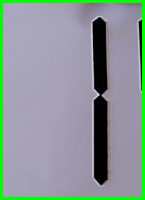
//> input picture example6/img/1.png, 145 x 200 px
$ ./main   (built with g++ and OpenCV 4)
//> lines starting //> are read from the running program, lines starting //| are printed output that depends on the picture; after the words box and inside, x2 and y2 are one past the last pixel; in counts of white or black regions, pixels touching at a corner belong together
#include "opencv2/opencv.hpp"
#include <stdio.h>
#include <vector>

using namespace cv;
using namespace std;

vector<Point> num1Templ;
vector<Point> num2Templ;
vector<Point> num3Templ;
vector<Point> num4Templ;
vector<Point> num5Templ;
vector<Point> num6Templ;
vector<Point> num7Templ;
vector<Point> num8Templ;
vector<Point> num9Templ;

struct Number
{
	public:
	vector<Point> templ;
	int num = -1;
	double level = 100.0;
};

vector<Number> Numbers;

//распознает знаки дор движения.
// [78 lines left out: functions signsDetector, numDetector, not called in this run]

void getTempl(vector<Point> &numVec, const char* file)
{
//> called with file = "../img/1.png"
	Mat frame = imread(file,1);
//> frame is the input picture: 200 rows x 145 cols, CV_8UC3; mean B, G, R 150.5, 151.1, 137.8
	int32_t r,g,b;
	uint8_t *row,*bin;

	Mat binary(frame.rows, frame.cols, CV_8UC1);

	for(int32_t rows=0;rows<frame.rows;rows++)
	{
		row = (uint8_t*)frame.ptr<uint8_t>(rows);
		bin = (uint8_t*)binary.ptr<uint8_t>(rows);
		for(int32_t col=0;col<frame.cols;col++)
		{
			b=row[col*3];g=row[col*3+1];r=row[col*3+2];
			if((b<=100 && abs(b-g)<25 && abs(b-r)<25 && abs(r-g)<25))
			{
				bin[col] = 255;
			}
			else
			{
				bin[col] = 0;
			}
		}
	}
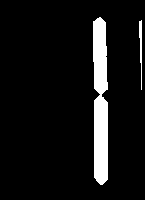
//> binary: 200 rows x 145 cols, CV_8UC1; 7.9% white; 2 white regions, box (x1, y1, x2, y2) and area: (93, 17, 108, 185) 2152, (139, 20, 142, 90) 129
//> after the loop, b = 0; g = 255; r = 0

	dilate(binary, binary, Mat(), Point(-1,-1));
	dilate(binary, binary, Mat(), Point(-1,-1));
//> binary: 200 rows x 145 cols, CV_8UC1; 11.7% white; 2 white regions

	vector<vector<Point> > contours;
	vector<Point> finCont;
	//findContours(binary, contours, RETR_LIST, CHAIN_APPROX_SIMPLE); CV_RETR_EXTERNAL
	findContours(binary, contours, CV_RETR_EXTERNAL, CHAIN_APPROX_SIMPLE);
//> contours = 2 contours; box (x1, y1, x2, y2) and area: (91, 15, 110, 187) 2765, (137, 18, 144, 92) 358

	double maxArea = 0;
	unsigned maxI = 0;
	for(unsigned i=0;i<contours.size();i++)
	{
		double area = fabs(contourArea(Mat(contours[i])));
		if(area>maxArea)
		{
			maxArea = area;
			maxI = i;
		}
	}
//> this loop made 2 passes
//> (area, maxArea) on passes 1 to 2: (358.5, 358.5), (2765, 2765)
//> after the loop, maxArea = 2765; maxI = 1

	//imshow("Test",frame);
	//waitKey();

	numVec = contours[maxI];
//> numVec = contour of 27 points, box (x1, y1, x2, y2) (91, 15, 110, 187), area 2765
}

int main(int argc, char** argv)
{
	Number n1; n1.num = 1;
	Number n2; n2.num = 2;
	Number n3; n3.num = 3;
	Number n4; n4.num = 4;
	Number n5; n5.num = 5;
	Number n6; n6.num = 6;
	Number n7; n7.num = 7;
	Number n8; n8.num = 8;
	Number n9; n9.num = 9;
	getTempl(n1.templ,"../img/1.png");
//> n1.templ has the same summary as numVec in getTempl
	getTempl(n2.templ,"../img/2.png");
//> call 2 of getTempl, with file = "../img/2.png"
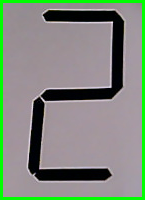
//> input picture example6/img/2.png, 145 x 200 px
//> in getTempl, frame is the input picture: 200 rows x 145 cols, CV_8UC3; mean B, G, R 124.9, 137.3, 128.3
//> after the loop in getTempl (call 2), `for(int32_t rows=0;rows<frame.rows;rows++)`: binary: 200 rows x 145 cols, CV_8UC1; 14% white; 2 white regions, box (x1, y1, x2, y2) and area: (41, 10, 124, 101) 2381, (28, 97, 112, 181) 1674
//> after the loop in getTempl (call 2), `for(int32_t rows=0;rows<frame.rows;rows++)`: b = 0; g = 255; r = 0
//> in getTempl (call 2), `dilate(binary, binary, Mat(), Point(-1,-1));`: binary: 200 rows x 145 cols, CV_8UC1; 19.8% white; 1 white region
//> in getTempl (call 2), `findContours(binary, contours, CV_RETR_EXTERNAL, CHAIN_APPROX_SIMPLE);`: contours = 1 contour; box (x1, y1, x2, y2) and area: (26, 8, 126, 183) 5364
//> the loop in getTempl (call 2), `for(unsigned i=0;i<contours.size();i++)` made 1 pass
//> (area, maxArea) on pass 1: (5363.5, 5363.5)
//> after the loop in getTempl (call 2), `for(unsigned i=0;i<contours.size();i++)`: maxArea = 5363.5; maxI = 0
//> in getTempl (call 2), `numVec = contours[maxI];`: numVec = contour of 95 points, box (x1, y1, x2, y2) (26, 8, 126, 183), area 5364
//> n2.templ has the same summary as numVec in getTempl
	getTempl(n3.templ,"../img/3.png");
//> call 3 of getTempl, with file = "../img/3.png"
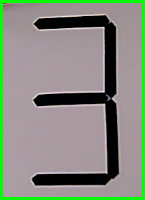
//> input picture example6/img/3.png, 145 x 200 px
//> in getTempl, frame is the input picture: 200 rows x 145 cols, CV_8UC3; mean B, G, R 126, 140, 132.5
//> after the loop in getTempl (call 3), `for(int32_t rows=0;rows<frame.rows;rows++)`: binary: 200 rows x 145 cols, CV_8UC1; 14.1% white; 2 white regions (1 under 20 px), largest, box (x1, y1, x2, y2) and area: (32, 16, 119, 186) 4094
//> after the loop in getTempl (call 3), `for(int32_t rows=0;rows<frame.rows;rows++)`: b = 0; g = 255; r = 0
//> in getTempl (call 3), `dilate(binary, binary, Mat(), Point(-1,-1));`: binary: 200 rows x 145 cols, CV_8UC1; 20% white; 2 white regions
//> in getTempl (call 3), `findContours(binary, contours, CV_RETR_EXTERNAL, CHAIN_APPROX_SIMPLE);`: contours = 2 contours; box (x1, y1, x2, y2) and area: (30, 14, 121, 188) 5388, (1, 1, 7, 6) 20
//> the loop in getTempl (call 3), `for(unsigned i=0;i<contours.size();i++)` made 2 passes
//> (area, maxArea) on pass 1: (5388.5, 5388.5)
//> area on pass 2: 20
//> after the loop in getTempl (call 3), `for(unsigned i=0;i<contours.size();i++)`: maxArea = 5388.5; maxI = 0
//> in getTempl (call 3), `numVec = contours[maxI];`: numVec = contour of 82 points, box (x1, y1, x2, y2) (30, 14, 121, 188), area 5388
//> n3.templ has the same summary as numVec in getTempl
	getTempl(n4.templ,"../img/4.png");
//> call 4 of getTempl, with file = "../img/4.png"
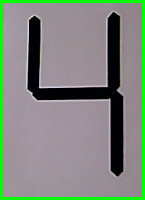
//> input picture example6/img/4.png, 145 x 200 px
//> in getTempl, frame is the input picture: 200 rows x 145 cols, CV_8UC3; mean B, G, R 124.5, 135.3, 126.3
//> after the loop in getTempl (call 4), `for(int32_t rows=0;rows<frame.rows;rows++)`: binary: 200 rows x 145 cols, CV_8UC1; 12.5% white; 1 white region, box (x1, y1, x2, y2) and area: (27, 12, 124, 176) 3614
//> in getTempl (call 4), `dilate(binary, binary, Mat(), Point(-1,-1));`: binary: 200 rows x 145 cols, CV_8UC1; 17.2% white; 1 white region, box (x1, y1, x2, y2) and area: (25, 10, 126, 178) 4994
//> the loop in getTempl (call 4), `for(unsigned i=0;i<contours.size();i++)` made 1 pass
	getTempl(n5.templ,"../img/5.png");
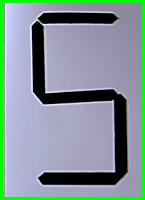
//> input picture example6/img/5.png, 145 x 200 px
//> in getTempl, frame is the input picture: 200 rows x 145 cols, CV_8UC3; mean B, G, R 151.7, 147.9, 130.5
//> after the loop in getTempl (call 5), `for(int32_t rows=0;rows<frame.rows;rows++)`: binary: 200 rows x 145 cols, CV_8UC1; 15% white; 2 white regions, box (x1, y1, x2, y2) and area: (32, 21, 128, 185) 3580, (38, 13, 119, 24) 761
//> in getTempl (call 5), `dilate(binary, binary, Mat(), Point(-1,-1));`: binary: 200 rows x 145 cols, CV_8UC1; 21.1% white; 1 white region, box (x1, y1, x2, y2) and area: (30, 11, 130, 187) 6105
//> the loop in getTempl (call 5), `for(unsigned i=0;i<contours.size();i++)` made 1 pass
	getTempl(n6.templ,"../img/6.png");
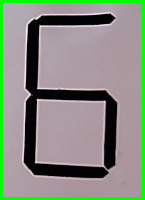
//> input picture example6/img/6.png, 145 x 200 px
//> in getTempl, frame is the input picture: 200 rows x 145 cols, CV_8UC3; mean B, G, R 128.8, 140.5, 135.6
//> after the loop in getTempl (call 6), `for(int32_t rows=0;rows<frame.rows;rows++)`: binary: 200 rows x 145 cols, CV_8UC1; 15.9% white; 1 white region, box (x1, y1, x2, y2) and area: (24, 14, 117, 178) 4607
//> in getTempl (call 6), `dilate(binary, binary, Mat(), Point(-1,-1));`:
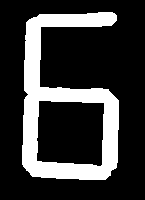
//> binary: 200 rows x 145 cols, CV_8UC1; 22.6% white; 1 white region, box (x1, y1, x2, y2) and area: (22, 12, 119, 180) 6568
//> the loop in getTempl (call 6), `for(unsigned i=0;i<contours.size();i++)` made 1 pass
	getTempl(n7.templ,"../img/7.png");
//> 7.png cannot be read in this run, so this picture is empty
//> (the run ends here: the program stops with an error, at `dilate(binary, binary, Mat(), Point(-1,-1));`)
